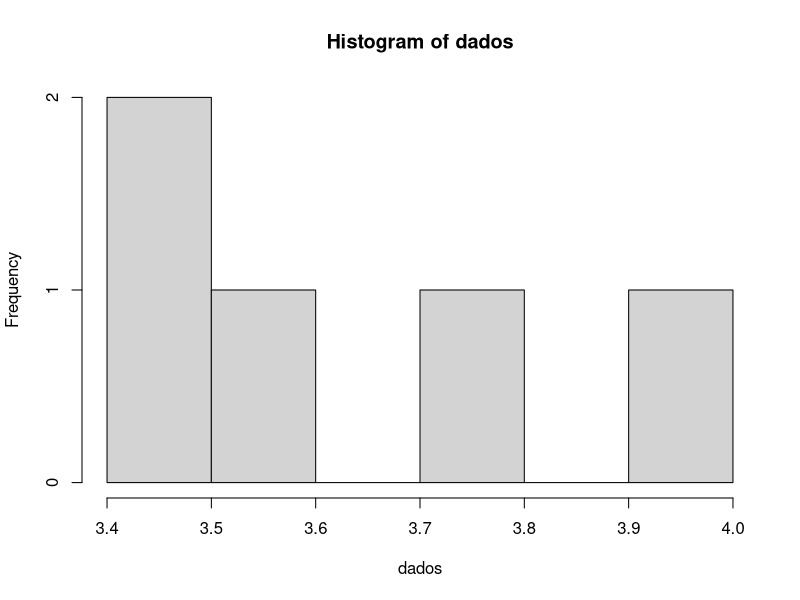
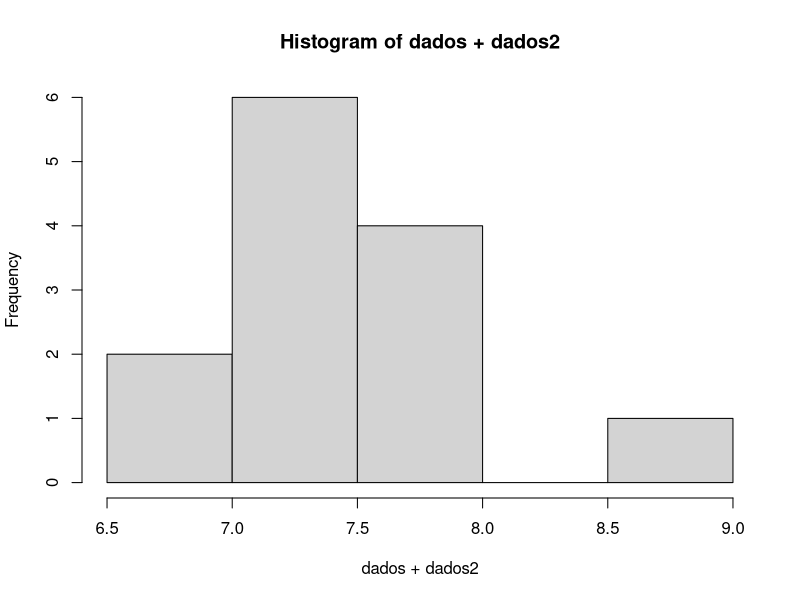
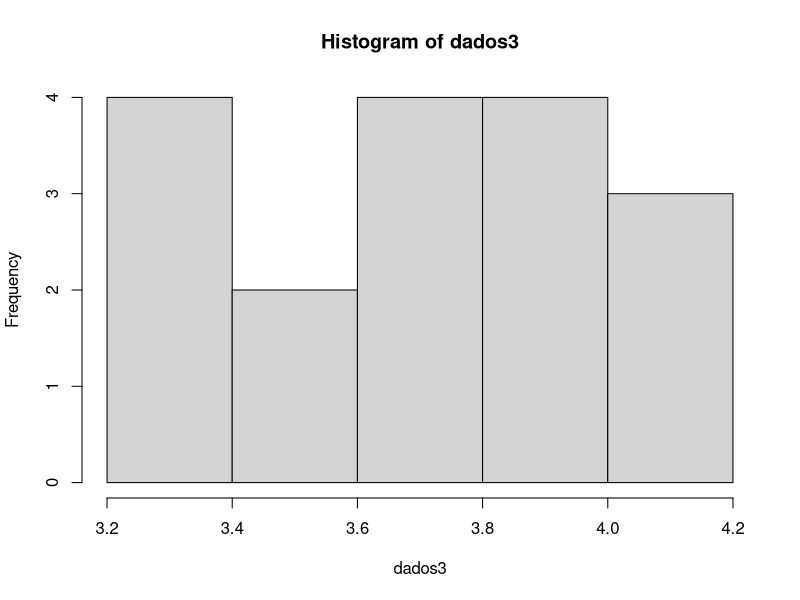

Recreate these plots in R, in order.
## ---- chunk 1
knitr::opts_chunk$set(echo = TRUE)
## ---- chunk 2
#dados <- c(3.57165, 3.47564, 4.40407, 3.93884, 2.90697)
dados <- c(3.49750, 3.43161, 3.98628, 3.58919, 3.70863)

summary(dados)
(coef <- qt(0.975, 4))

media <- mean(dados)
desvio <- sd(dados)



(n = ((coef * desvio) / (0.04 * media))**2)

## ---- chunk 3
# t.test(all, 0.95)

(calc <- media + c(-1,1)*coef*desvio/sqrt(18))

## ---- chunk 4
# 3.070788 4.214496
(err1 <- (calc[2] - media) / media)
(err2 <- (media - calc[1]) / media)

## ---- chunk 5

dados2 <- c(3.33405, 3.60228, 3.81772, 3.72070, 3.14849, 3.99388, 4.26469,
4.97610,
3.70669,
3.60915,
3.98653,
4.41098,
3.91472)

all <- c(dados, dados2)

coef <- qt(0.975, length(all) -1 )


(calc <- mean(all) + c(-1,1)*coef*sd(all)/sqrt(length(all)))

(err1 <- ((calc[2] - mean(all)) / mean(all)))
(err2 <- ((mean(all) - calc[1]) / mean(all)))


(n_again = ((coef * sd(all)) / (0.04 * mean(all)))**2)

## ---- chunk 6

dados3 <- c(3.37856,
4.02976,
3.35133,
3.44646,
3.36094,
3.65466,
3.97125,
3.75862,
4.04101,
3.68190,
3.84356,
4.11843,
3.52429,
3.60594,
3.81377,
3.80147,
3.21092)

all2 <- c(all, dados3)

coef <- qt(0.975, length(all2) -1)


(calc <- mean(all2) + c(-1,1)*coef*sd(all2)/sqrt(length(all2)))

(err1 <- ((calc[2] - mean(all2)) / mean(all2)))
(err2 <- ((mean(all2) - calc[1]) / mean(all2)))


(n_again = ((coef * sd(all2)) / (0.04 * mean(all2)))**2)


hist(dados)
hist(dados + dados2)
hist(dados3)


